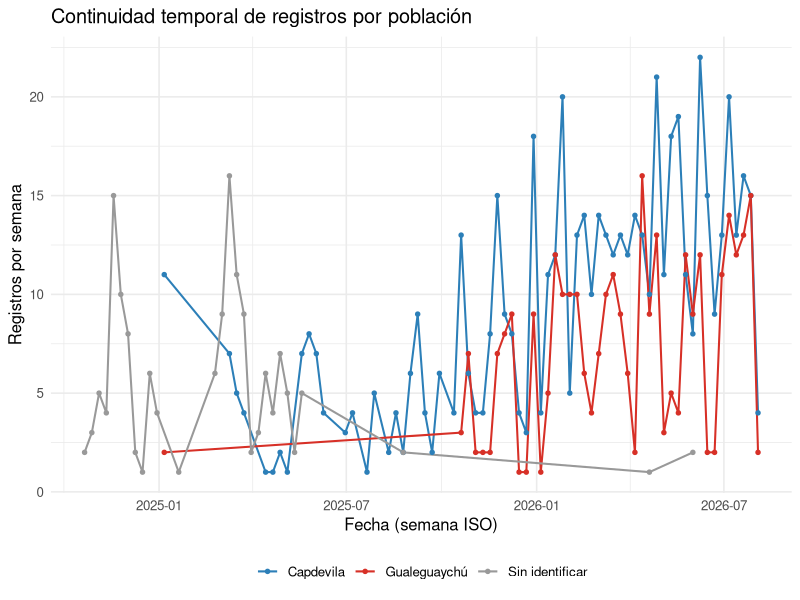
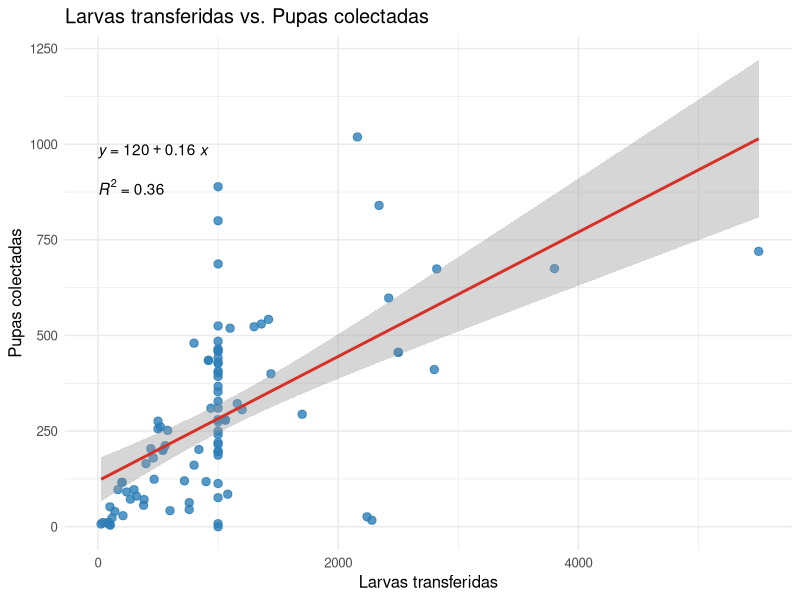
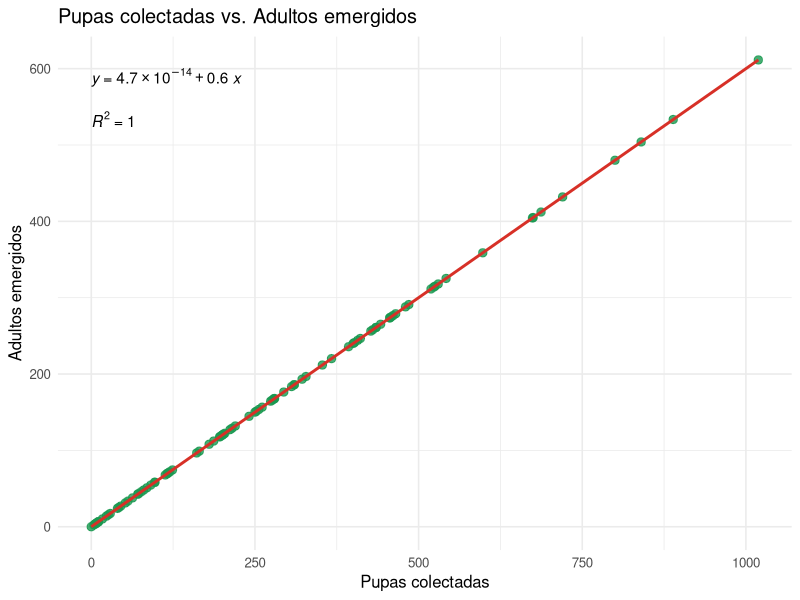
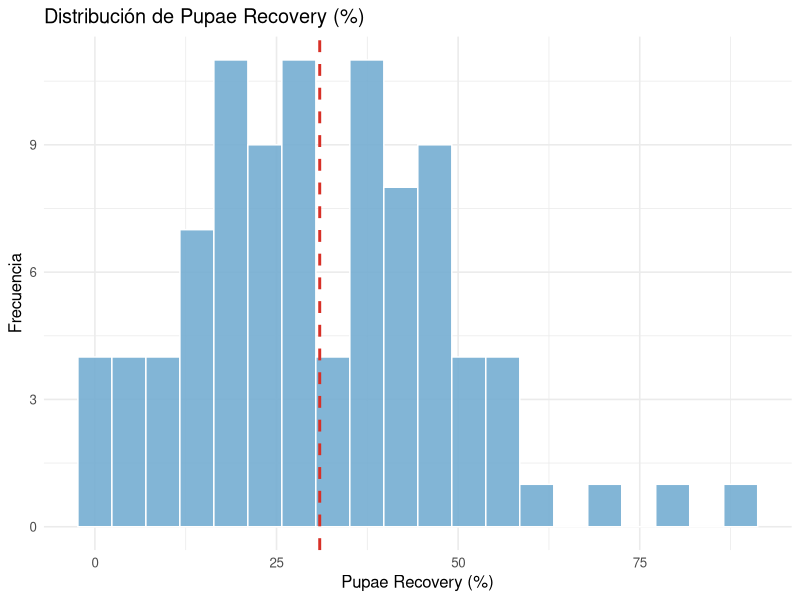
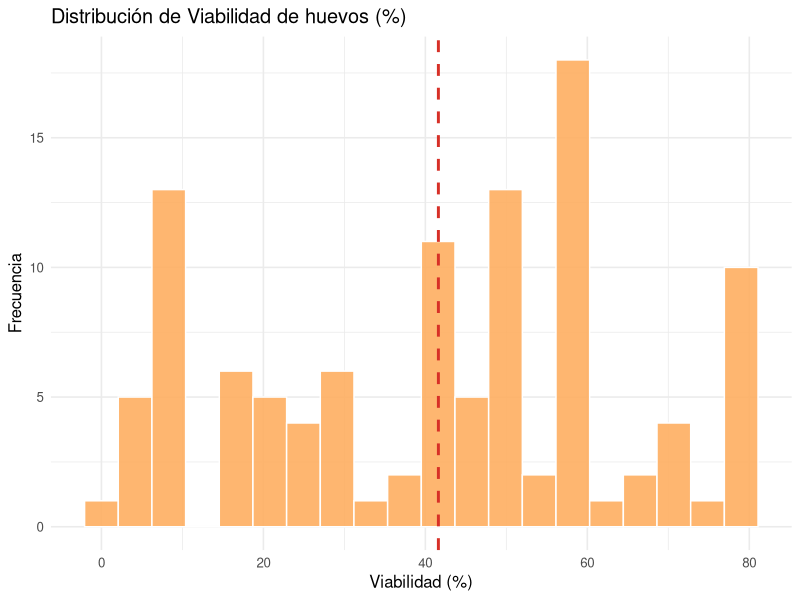
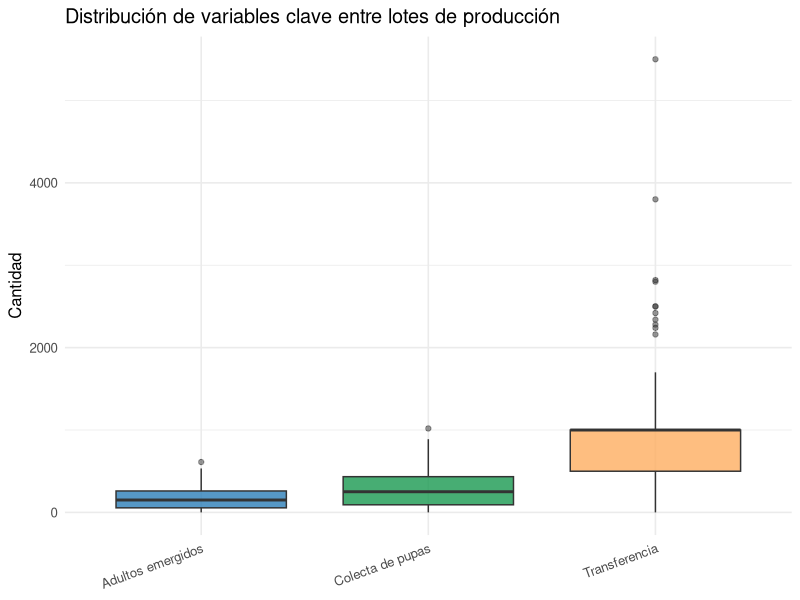
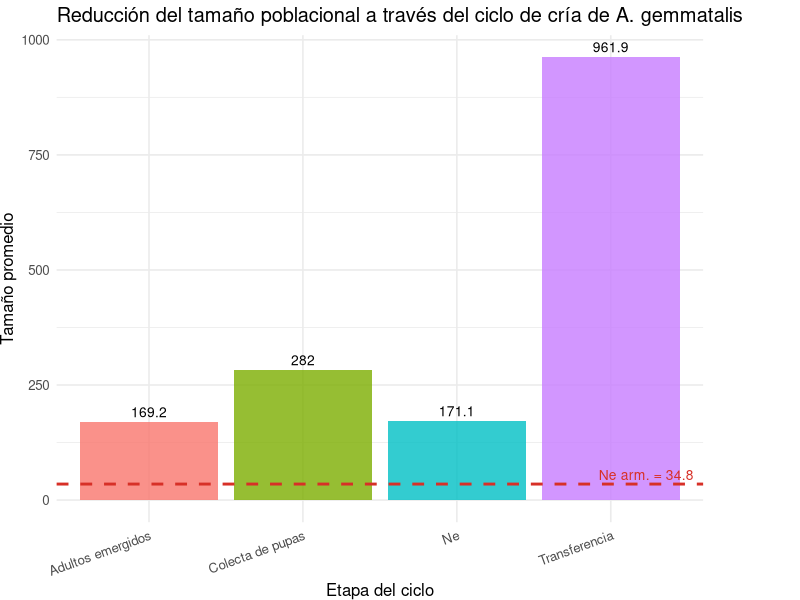
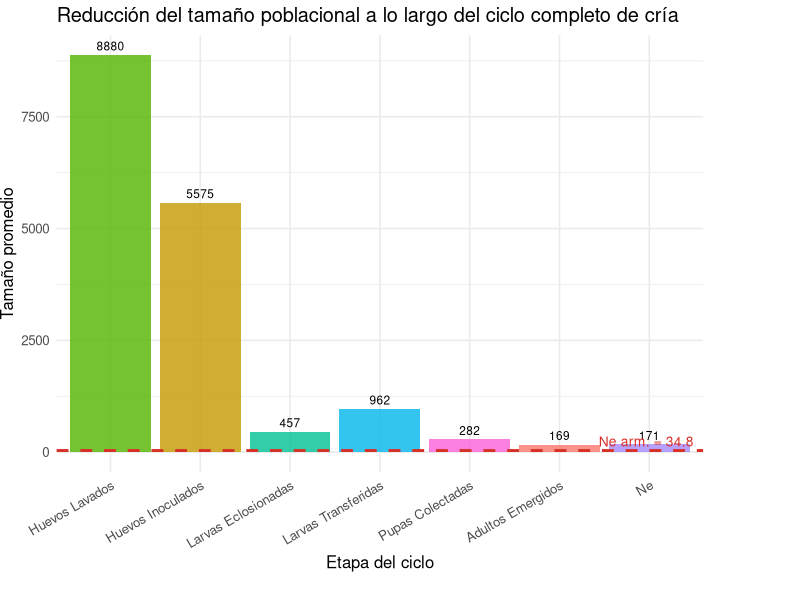

Here is the R script that generated these plots, in order:
## ---- chunk 1
knitr::opts_chunk$set(
  echo    = TRUE,
  warning = FALSE,
  message = FALSE,
  fig.width  = 6.5,
  fig.height = 4.5,
  fig.align  = "center"
)
## ---- chunk 2
library(readr)
library(lubridate)
library(tidyr)
library(stringr)
library(purrr)
library(readxl)
library(dplyr)
library(knitr)
library(ggplot2)
library(ggpubr)
## ---- chunk 3
data <- read_excel("CriadeLep-7-2026.xlsx")
head(data)
## ---- chunk 4
anticarsia_todas <- data |>
  rename(Lote_produccion = `Lote de Produccion`) |>
  # la columna Etapa tiene variantes de tipeo ("cria", "cría", "Cría")
  filter(
    str_detect(Especie, "^A\\. gemmatalis"),
    str_to_lower(str_trim(Etapa)) == "cría" | str_to_lower(str_trim(Etapa)) == "cria",
    Fecha >= as.Date("2024-01-01")
  ) |>
  mutate(
    year = year(Fecha),
    week = isoweek(Fecha),
    Poblacion = case_when(
      str_detect(Especie, "Capdevila")   ~ "Capdevila",
      str_detect(Especie, "Gualeguaychú") ~ "Gualeguaychú",
      TRUE                                ~ "Sin identificar"
    )
  )

exploratorio_poblaciones <- anticarsia_todas %>%
  group_by(Poblacion) %>%
  summarise(
    Registros       = n(),
    Lotes           = n_distinct(Lote_produccion),
    Primer_registro = min(Fecha, na.rm = TRUE),
    Ultimo_registro = max(Fecha, na.rm = TRUE),
    Semanas_activas = n_distinct(paste(year, week)),
    .groups = "drop"
  )

kable(exploratorio_poblaciones,
      col.names = c("Población", "Registros", "Lotes", "Primer registro",
                    "Último registro", "Semanas con actividad"),
      caption = "Comparación exploratoria de las dos poblaciones de A. gemmatalis")
## ---- chunk 5
anticarsia_todas %>%
  count(Poblacion, year, week) %>%
  mutate(fecha_aprox = as.Date(paste(year, week, 1, sep = "-"), format = "%Y-%U-%u")) %>%
  ggplot(aes(x = fecha_aprox, y = n, color = Poblacion)) +
  geom_line(linewidth = 0.7) +
  geom_point(size = 1.2) +
  scale_color_manual(values = c("Capdevila" = "#2c7fb8", "Gualeguaychú" = "#d73027",
                                "Sin identificar" = "#999999")) +
  labs(title = "Continuidad temporal de registros por población",
       x = "Fecha (semana ISO)", y = "Registros por semana", color = NULL) +
  theme_minimal(base_size = 12) +
  theme(legend.position = "bottom")
## ---- chunk 6
datos_anticarsia <- anticarsia_todas |>
  filter(Poblacion == "Capdevila")

datos_anticarsia

## ---- chunk 7
datos_anticarsia <- datos_anticarsia %>%
  mutate(
    Cantidad         = as.numeric(Cantidad),
    Actividad        = trimws(Actividad),
    Lote_produccion  = as.numeric(Lote_produccion)
  )
## ---- chunk 8
datos_anticarsia <- datos_anticarsia %>%
  filter(!is.na(Cantidad), !is.na(Actividad))
## ---- chunk 9
qc_plot <- datos_anticarsia %>%
  group_by(Actividad) %>%
  summarise(
    total     = n(),
    na_count  = sum(is.na(Cantidad)),
    .groups   = "drop"
  ) %>%
  mutate(na_percentage = (na_count / total) * 100)

kable(qc_plot, digits = 2,
      col.names = c("Actividad", "Total registros", "NAs", "% NAs"),
      caption    = "Control de calidad: datos faltantes por actividad")
## ---- chunk 10
pupae_recovery <- datos_anticarsia %>%
  filter(Actividad %in% c("Transferencia", "Colecta de pupas")) %>%
  group_by(Lote_produccion) %>%
  summarise(
    larvas_transferidas = sum(Cantidad[Actividad == "Transferencia"],    na.rm = TRUE),
    pupas_colectadas    = sum(Cantidad[Actividad == "Colecta de pupas"], na.rm = TRUE),
    Pupae_Recovery      = ifelse(
      larvas_transferidas > 0,
      (pupas_colectadas / larvas_transferidas) * 100,
      NA_real_
    ),
    .groups = "drop"
  )
pupae_recovery
## ---- chunk 11
lotes_sin_transferencia <- pupae_recovery %>%
  filter(larvas_transferidas == 0, pupas_colectadas > 0)

message("Lotes con pupas pero larvas_transferidas = 0 (revisar registro):")
print(lotes_sin_transferencia)
message("Lotes con Pupae_Recovery NA: ", sum(is.na(pupae_recovery$Pupae_Recovery)))
## ---- chunk 12
pupae_recovery <- pupae_recovery %>%
  filter(!is.na(Pupae_Recovery))

datos_anticarsia <- datos_anticarsia %>%
  filter(!(Lote_produccion %in% lotes_sin_transferencia$Lote_produccion)) %>%
  filter(!(Lote_produccion %in% pupae_recovery$Lote_produccion[pupae_recovery$Pupae_Recovery > 100]))

lotes_evaluados <- datos_anticarsia %>%
  group_by(Lote_produccion) %>%
  summarise(n = n(), .groups = "drop") %>%
  nrow()

message("Número de lotes de producción evaluados: ", lotes_evaluados)
## ---- chunk 13
resumen_anticarsia <- bind_rows(
  datos_anticarsia %>%
    filter(Actividad == "Lavado y número de huevos") %>%
    summarise(Variable = "Huevos Lavados",
              Media = mean(Cantidad, na.rm = TRUE),
              Desvio_estandar = sd(Cantidad, na.rm = TRUE),
              N = sum(!is.na(Cantidad))),
  datos_anticarsia %>%
    filter(Actividad == "Inoculación") %>%
    summarise(Variable = "Huevos Inoculados",
              Media = mean(Cantidad, na.rm = TRUE),
              Desvio_estandar = sd(Cantidad, na.rm = TRUE),
              N = sum(!is.na(Cantidad))),
  datos_anticarsia %>%
    filter(Actividad == "Viabilidad de huevos") %>%
    summarise(Variable = "Viabilidad de huevos (%)",
              Media = mean(Cantidad, na.rm = TRUE),
              Desvio_estandar = sd(Cantidad, na.rm = TRUE),
              N = sum(!is.na(Cantidad))),
  datos_anticarsia %>%
    filter(Actividad == "Transferencia") %>%
    summarise(Variable = "Larvas Transferidas",
              Media = mean(Cantidad, na.rm = TRUE),
              Desvio_estandar = sd(Cantidad, na.rm = TRUE),
              N = sum(!is.na(Cantidad))),
  datos_anticarsia %>%
    filter(Actividad == "Colecta de pupas") %>%
    summarise(Variable = "Pupas Colectadas",
              Media = mean(Cantidad, na.rm = TRUE),
              Desvio_estandar = sd(Cantidad, na.rm = TRUE),
              N = sum(!is.na(Cantidad)))
)

kable(resumen_anticarsia, digits = 2,
      col.names = c("Variable", "Media", "Desvío estándar", "N"),
      caption    = "Tabla 1. Estadísticas descriptivas por actividad del ciclo de cría de A. gemmatalis (2024-2026)")
## ---- chunk 14
adultos_por_lote <- datos_anticarsia %>%
  filter(Actividad == "Colecta de pupas") %>%
  group_by(Lote_produccion) %>%
  summarise(
    N_adultos = sum(Cantidad, na.rm = TRUE) * 0.6,
    .groups   = "drop"
  )
adultos_por_lote
## ---- chunk 15
datos_anticarsia <- datos_anticarsia %>%
  filter(!Actividad %in% c("Armado de jaulas", "Cambio de jaulas"))

datos_anticarsia_transpose <- datos_anticarsia %>%
  select(Lote_produccion, Actividad, Cantidad) %>%
  group_by(Lote_produccion, Actividad) %>%
  summarise(Cantidad = sum(Cantidad, na.rm = TRUE), .groups = "drop") %>%
  pivot_wider(names_from = Actividad, values_from = Cantidad) %>%
  mutate(
    `Pupae Recovery` = if_else(
      !is.na(Transferencia) & Transferencia > 0 & !is.na(`Colecta de pupas`),
      (`Colecta de pupas` / Transferencia) * 100,
      NA_real_
    ),
    `Adultos emergidos` = if_else(
      !is.na(`Colecta de pupas`),
      `Colecta de pupas` * 0.60,
      NA_real_
    )
  )
datos_anticarsia_transpose
## ---- chunk 16
datos_anticarsia_transpose <- datos_anticarsia_transpose %>%
  mutate(
    N_hembras = `Adultos emergidos` / 2,
    N_machos  = `Adultos emergidos` / 2,
    Ne = if_else(
      !is.na(N_hembras) & !is.na(N_machos) & (N_hembras + N_machos) > 0,
      (4 * N_hembras * N_machos) / (N_hembras + N_machos),
      NA_real_
    )
  )
## ---- chunk 17
resumen_anticarsia_transpose <- datos_anticarsia_transpose %>%
  summarise(
    across(
      c(Transferencia, `Colecta de pupas`, `Pupae Recovery`,
        `Adultos emergidos`, N_hembras, N_machos, Ne),
      list(Media = ~mean(.x, na.rm = TRUE), DE = ~sd(.x, na.rm = TRUE)),
      .names = "{.col}_{.fn}"
    )
  )

kable(resumen_anticarsia_transpose, digits = 2,
      col.names = c(
        "Transf. Media", "Transf. DE",
        "Pupas Media",   "Pupas DE",
        "PR Media",      "PR DE",
        "Adultos Media", "Adultos DE",
        "Nf Media",      "Nf DE",
        "Nm Media",      "Nm DE",
        "Ne Media",      "Ne DE"
      ),
      caption = "Tabla 2. Estadísticas de Ne y variables del ciclo de cría por lote de producción")
## ---- chunk 18
datos_anticarsia_transpose <- datos_anticarsia_transpose %>%
  left_join(
    datos_anticarsia %>% select(Lote_produccion, year) %>% distinct(),
    by = "Lote_produccion"
  )

ne_harm <- datos_anticarsia_transpose %>%
  filter(!is.na(Ne), Ne > 0) %>%
  { nrow(.) / sum(1 / .$Ne) }

message("Media armónica del Ne entre lotes: ", round(ne_harm, 2))
## ---- chunk 19
p1 <- ggplot(datos_anticarsia_transpose, aes(x = Transferencia, y = `Colecta de pupas`)) +
  geom_point(color = "#2c7fb8", size = 2.5, alpha = 0.8) +
  geom_smooth(method = "lm", se = TRUE, color = "#d73027") +
  stat_regline_equation(aes(label = after_stat(eq.label)),
                        label.x.npc = "left", label.y.npc = "top") +
  stat_cor(aes(label = after_stat(rr.label)),
           label.x.npc = "left", label.y.npc = 0.88) +
  labs(title = "Larvas transferidas vs. Pupas colectadas",
       x     = "Larvas transferidas",
       y     = "Pupas colectadas") +
  theme_minimal(base_size = 12)
p1
## ---- chunk 20
p2 <- ggplot(datos_anticarsia_transpose, aes(x = `Colecta de pupas`, y = `Adultos emergidos`)) +
  geom_point(color = "#1a9850", size = 2.5, alpha = 0.8) +
  geom_smooth(method = "lm", se = TRUE, color = "#d73027") +
  stat_regline_equation(aes(label = after_stat(eq.label)),
                        label.x.npc = "left", label.y.npc = "top") +
  stat_cor(aes(label = after_stat(rr.label)),
           label.x.npc = "left", label.y.npc = 0.88) +
  labs(title = "Pupas colectadas vs. Adultos emergidos",
       x     = "Pupas colectadas",
       y     = "Adultos emergidos") +
  theme_minimal(base_size = 12)
p2
## ---- chunk 21
p3 <- ggplot(datos_anticarsia_transpose, aes(x = `Pupae Recovery`)) +
  geom_histogram(bins = 20, fill = "#74add1", color = "white", alpha = 0.9) +
  geom_vline(
    xintercept = mean(datos_anticarsia_transpose$`Pupae Recovery`, na.rm = TRUE),
    linetype = "dashed", color = "#d73027", linewidth = 1
  ) +
  labs(title = "Distribución de Pupae Recovery (%)",
       x     = "Pupae Recovery (%)",
       y     = "Frecuencia") +
  theme_minimal(base_size = 12)
p3
## ---- chunk 22
p4 <- datos_anticarsia %>%
  filter(Actividad == "Viabilidad de huevos") %>%
  ggplot(aes(x = Cantidad)) +
  geom_histogram(bins = 20, fill = "#fdae61", color = "white", alpha = 0.9) +
  geom_vline(
    xintercept = mean(
      datos_anticarsia$Cantidad[datos_anticarsia$Actividad == "Viabilidad de huevos"],
      na.rm = TRUE
    ),
    linetype = "dashed", color = "#d73027", linewidth = 1
  ) +
  labs(title = "Distribución de Viabilidad de huevos (%)",
       x     = "Viabilidad (%)",
       y     = "Frecuencia") +
  theme_minimal(base_size = 12)
p4
## ---- chunk 23
p6 <- datos_anticarsia_transpose %>%
  select(Lote_produccion, Transferencia, `Colecta de pupas`, `Adultos emergidos`) %>%
  tidyr::pivot_longer(-Lote_produccion, names_to = "Variable", values_to = "Valor") %>%
  ggplot(aes(x = Variable, y = Valor, fill = Variable)) +
  geom_boxplot(alpha = 0.8, outlier.alpha = 0.5) +
  scale_fill_manual(values = c("#2c7fb8", "#1a9850", "#fdae61")) +
  labs(title = "Distribución de variables clave entre lotes de producción",
       x     = NULL,
       y     = "Cantidad") +
  theme_minimal(base_size = 12) +
  theme(legend.position   = "none",
        axis.text.x       = element_text(angle = 20, hjust = 1))
p6
## ---- chunk 24
ne_promedio <- resumen_anticarsia_transpose %>%
  summarise(
    Transferencia       = `Transferencia_Media`,
    `Colecta de pupas`  = `Colecta de pupas_Media`,
    `Adultos emergidos` = `Adultos emergidos_Media`,
    Ne                  = `Ne_Media`
  ) %>%
  pivot_longer(everything(), names_to = "Variable", values_to = "Ne")

grafico_ne <- ggplot(ne_promedio, aes(x = Variable, y = Ne, fill = Variable)) +
  geom_col(alpha = 0.8) +
  geom_text(aes(label = round(Ne, 1)), vjust = -0.5, size = 3.5) +
  geom_hline(yintercept = ne_harm, linetype = "dashed",
             color = "#d73027", linewidth = 1) +
  annotate("text", x = Inf, y = ne_harm,
           label  = paste0("Ne arm. = ", round(ne_harm, 1)),
           hjust  = 1.1, vjust = -0.4, color = "#d73027", size = 3.5) +
  labs(title = "Reducción del tamaño poblacional a través del ciclo de cría de A. gemmatalis",
       x     = "Etapa del ciclo",
       y     = "Tamaño promedio") +
  theme_minimal(base_size = 12) +
  theme(legend.position = "none",
        axis.text.x     = element_text(angle = 20, hjust = 1),
        plot.margin     = margin(r = 70, t = 5, unit = "pt")) +
  coord_cartesian(clip = "off")
grafico_ne
## ---- chunk 25
Huevos_Lavados_Media <- resumen_anticarsia %>%
  filter(Variable == "Huevos Lavados") %>%
  pull(Media)

Huevos_Inoculados_Media <- resumen_anticarsia %>%
  filter(Variable == "Huevos Inoculados") %>%
  pull(Media)

larvas_eclosionadas_media <- datos_anticarsia_transpose %>%
  mutate(
    larvas_eclosionadas = Transferencia * (`Viabilidad de huevos` / 100)
  ) %>%
  summarise(larvas_eclosionadas_media = mean(larvas_eclosionadas, na.rm = TRUE)) %>%
  pull(larvas_eclosionadas_media)

ne_promedio_completo <- tibble(
  Variable = c("Huevos Lavados", "Huevos Inoculados",
               "Larvas Eclosionadas", "Larvas Transferidas",
               "Pupas Colectadas", "Adultos Emergidos", "Ne"),
  Ne = c(
    Huevos_Lavados_Media,
    Huevos_Inoculados_Media,
    larvas_eclosionadas_media,
    resumen_anticarsia_transpose$`Transferencia_Media`,
    resumen_anticarsia_transpose$`Colecta de pupas_Media`,
    resumen_anticarsia_transpose$`Adultos emergidos_Media`,
    resumen_anticarsia_transpose$`Ne_Media`
  )
)

grafico_ne_completo <- ggplot(
  ne_promedio_completo,
  aes(x = factor(Variable, levels = Variable), y = Ne, fill = Variable)
) +
  geom_col(alpha = 0.8) +
  geom_text(aes(label = round(Ne, 0)), vjust = -0.5, size = 3) +
  geom_hline(yintercept = ne_harm, linetype = "dashed",
             color = "#d73027", linewidth = 1) +
  annotate("text", x = Inf, y = ne_harm,
           label  = paste0("Ne arm. = ", round(ne_harm, 1)),
           hjust  = 1.1, vjust = -0.4, color = "#d73027", size = 3.5) +
  labs(
    title = "Reducción del tamaño poblacional a lo largo del ciclo completo de cría",
    x     = "Etapa del ciclo",
    y     = "Tamaño promedio"
  ) +
  theme_minimal(base_size = 12) +
  theme(legend.position = "none",
        axis.text.x     = element_text(angle = 30, hjust = 1),
        plot.margin     = margin(r = 70, b = 20, t = 5, unit = "pt")) +
  coord_cartesian(clip = "off")

grafico_ne_completo
## ---- chunk 26
n_muestral    <- function(sd, error, z_score = 1.96)  ceiling((z_score^2 * sd^2) / error^2)
n_muestral_93 <- function(sd, error, z_score = 1.81)  ceiling((z_score^2 * sd^2) / error^2)
n_muestral_90 <- function(sd, error, z_score = 1.645) ceiling((z_score^2 * sd^2) / error^2)
n_muestral_85 <- function(sd, error, z_score = 1.44)  ceiling((z_score^2 * sd^2) / error^2)
## ---- chunk 27
sd_viabilidad  <- resumen_anticarsia %>% filter(Variable == "Viabilidad de huevos (%)") %>% pull(Desvio_estandar)
sd_transferencia <- resumen_anticarsia %>% filter(Variable == "Larvas Transferidas")       %>% pull(Desvio_estandar)
sd_pupas        <- resumen_anticarsia %>% filter(Variable == "Pupas Colectadas")           %>% pull(Desvio_estandar)
sd_adultos      <- resumen_anticarsia_transpose %>% pull(`Adultos emergidos_DE`)

tamanos_muestra <- tibble(
  Variable = c("Viabilidad de huevos (%)", "Larvas Transferidas",
               "Pupas Colectadas", "Adultos emergidos"),
  SD    = c(sd_viabilidad, sd_transferencia, sd_pupas, sd_adultos),
  Error = c(7, 5, 5, 5),
  `95% IC` = c(
    n_muestral(sd_viabilidad,   error = 7),
    n_muestral(sd_transferencia, error = 5),
    n_muestral(sd_pupas,         error = 5),
    n_muestral(sd_adultos,       error = 5)
  ),
  `93% IC` = c(
    n_muestral_93(sd_viabilidad,   error = 7),
    n_muestral_93(sd_transferencia, error = 5),
    n_muestral_93(sd_pupas,         error = 5),
    n_muestral_93(sd_adultos,       error = 5)
  ),
  `90% IC` = c(
    NA,
    n_muestral_90(sd_transferencia, error = 10),
    NA,
    NA
  )
)

kable(tamanos_muestra, digits = 2,
      col.names = c("Variable", "Desvío estándar", "Error (%)",
                    "n (95% IC)", "n (93% IC)", "n (90% IC)"),
      caption   = "Tabla 3. Tamaño de muestra mínimo recomendado para el monitoreo de la colonia de A. gemmatalis")
## ---- chunk 28
endogamia_esperada <- function(Ne, t) {
  1 - (1 - 1 / (2 * Ne))^t
}

message(sprintf(
  "Con Ne armónica = %.1f, endogamia esperada tras 10 generaciones: %.4f (%.2f%%)",
  ne_harm,
  endogamia_esperada(ne_harm, 10),
  endogamia_esperada(ne_harm, 10) * 100
))
## ---- chunk 29
ne_values   <- c(10, 20, 50, 100, 200, round(ne_harm))
generations <- c(1, 5, 10, 20, 50)

endogamia_table <- expand.grid(Ne = ne_values, Generaciones = generations) %>%
  mutate(
    F_endogamia = endogamia_esperada(Ne, Generaciones),
    `F (%)` = round(F_endogamia * 100, 2),
    Alerta  = if_else(F_endogamia >= 0.10, "(!)", "OK")
  ) %>%
  select(Ne, Generaciones, `F (%)`, Alerta)

kable(endogamia_table,
      caption = "Tabla 4. Endogamia acumulada proyectada (%) para distintos valores de Ne y número de generaciones. Se marca con alerta los escenarios que superan el umbral crítico del 10%.")
## ---- chunk 30
endogamia_plot_data <- expand.grid(
  Ne          = c(ne_harm, 50, 100, 200, 500),
  Generaciones = 1:50
) %>%
  mutate(
    F_endogamia = endogamia_esperada(Ne, Generaciones),
    Ne_label    = paste0("Ne = ", round(Ne))
  )

ggplot(endogamia_plot_data,
       aes(x = Generaciones, y = F_endogamia * 100,
           color = factor(round(Ne)), group = factor(round(Ne)))) +
  geom_line(linewidth = 1) +
  geom_hline(yintercept = 10, linetype = "dashed",
             color = "#d73027", linewidth = 0.8) +
  annotate("text", x = 50, y = 10,
           label = "Umbral crítico (F = 10%)",
           hjust = 1, vjust = -0.5, color = "#d73027", size = 3.5) +
  scale_color_brewer(palette = "Dark2", name = "Ne") +
  labs(
    title = "Proyección de endogamia acumulada según Ne",
    x     = "Número de generaciones",
    y     = "Coeficiente de endogamia F (%)"
  ) +
  theme_minimal(base_size = 12)
## ---- chunk 31
franklin_table <- tibble(
  Criterio = c(
    "Corto plazo — Franklin (1980)",
    "Largo plazo — Franklin (1980)",
    "Conservador — Frankham et al. (2014)",
    "Ne actual colonia (media armonica)"
  ),
  Ne_ref = c(50, 500, 1000, round(ne_harm)),
  Cumple = c(
    if_else(round(ne_harm) >= 50,   "Si", "No"),
    if_else(round(ne_harm) >= 500,  "Si", "No"),
    if_else(round(ne_harm) >= 1000, "Si", "No"),
    "—"
  )
)

kable(franklin_table,
      col.names = c("Criterio", "Ne de referencia", "Colonia actual"),
      caption   = "Tabla 5. Ne actual vs. umbrales de referencia en genetica de conservacion.")
## ---- chunk 32
gen_por_año <- 6

t_critico     <- log(1 - 0.10) / log(1 - 1 / (2 * ne_harm))
años_criticos <- t_critico / gen_por_año

message(sprintf(
  "Ne actual = %.0f: umbral F = 10%% alcanzado en generacion %.0f (aprox. %.1f anios).",
  round(ne_harm), floor(t_critico), años_criticos
))
## ---- chunk 33
Ne_para_t <- function(t, F_max = 0.10) {
  ceiling(-1 / (2 * ((1 - F_max)^(1/t) - 1)))
}

PR_media        <- resumen_anticarsia_transpose$`Pupae Recovery_Media` / 100
tasa_emergencia <- 0.60

horizontes <- tibble(
  Años         = c(1, 2, 5, 10, 20),
  Generaciones = Años * gen_por_año
) %>%
  mutate(
    Ne_minimo         = ceiling(-1 / (2 * (0.90^(1/Generaciones) - 1))),
    Ne_actual         = round(ne_harm),
    Larvas_necesarias = ceiling(Ne_minimo / tasa_emergencia / PR_media),
    Estado            = if_else(Ne_actual >= Ne_minimo, "Suficiente", "Insuficiente")
  )

kable(horizontes,
      col.names = c(
        "Horizonte (años)", "Generaciones",
        "Ne minimo (F<10%)", "Ne actual",
        "Larvas/lote necesarias", "Estado"
      ),
      caption = "Tabla 6. Ne minimo para distintos horizontes y su equivalente en larvas transferidas por lote, calculado con los datos de produccion de la colonia.")
## ---- chunk 34
ne_objetivo_data <- tibble(
  Criterio = c(
    paste0("Ne actual\n(", round(ne_harm), ")"),
    "Franklin\ncorto plazo\n(Ne = 50)",
    "Franklin\nlargo plazo\n(Ne = 500)",
    "Frankham et al.\n2014\n(Ne = 1000)"
  ),
  Ne   = c(round(ne_harm), 50, 500, 1000),
  Tipo = c("actual", "referencia", "referencia", "referencia")
)

ggplot(ne_objetivo_data, aes(x = Criterio, y = Ne, fill = Tipo)) +
  geom_col(alpha = 0.85, width = 0.6) +
  geom_text(aes(label = round(Ne)), vjust = -0.4, size = 3.5) +
  scale_fill_manual(
    values = c("actual" = "#2c7fb8", "referencia" = "#fdae61"),
    labels = c("actual" = "Ne colonia", "referencia" = "Umbral de referencia"),
    name   = NULL
  ) +
  labs(
    title = "Ne actual de la colonia vs. umbrales de referencia (Franklin 1980)",
    x     = NULL,
    y     = "Tamanio efectivo de poblacion (Ne)"
  ) +
  theme_minimal(base_size = 11) +
  theme(
    axis.text.x     = element_text(size = 8.5, lineheight = 0.85),
    legend.position = "bottom"
  )
## ---- chunk 35
sessionInfo()
